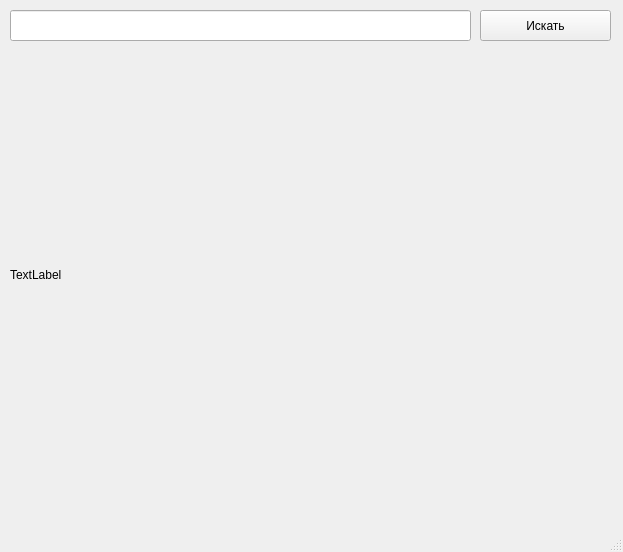
<?xml version="1.0" encoding="UTF-8"?>
<ui version="4.0">
 <class>MainWindow</class>
 <widget class="QMainWindow" name="MainWindow">
  <property name="geometry">
   <rect>
    <x>0</x>
    <y>0</y>
    <width>623</width>
    <height>552</height>
   </rect>
  </property>
  <property name="windowTitle">
   <string>MainWindow</string>
  </property>
  <widget class="QWidget" name="centralwidget">
   <widget class="QLabel" name="label">
    <property name="geometry">
     <rect>
      <x>10</x>
      <y>50</y>
      <width>600</width>
      <height>450</height>
     </rect>
    </property>
    <property name="text">
     <string>TextLabel</string>
    </property>
   </widget>
   <widget class="QLineEdit" name="lineEdit">
    <property name="geometry">
     <rect>
      <x>10</x>
      <y>10</y>
      <width>461</width>
      <height>31</height>
     </rect>
    </property>
   </widget>
   <widget class="QPushButton" name="pushButton">
    <property name="geometry">
     <rect>
      <x>480</x>
      <y>10</y>
      <width>131</width>
      <height>31</height>
     </rect>
    </property>
    <property name="text">
     <string>Искать</string>
    </property>
   </widget>
  </widget>
  <widget class="QMenuBar" name="menubar">
   <property name="geometry">
    <rect>
     <x>0</x>
     <y>0</y>
     <width>623</width>
     <height>21</height>
    </rect>
   </property>
  </widget>
  <widget class="QStatusBar" name="statusbar"/>
 </widget>
 <resources/>
 <connections/>
</ui>
